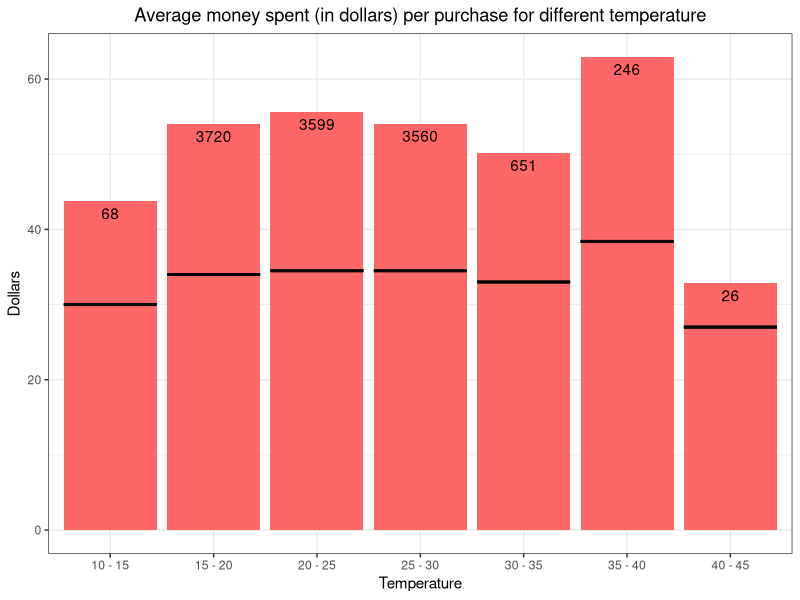
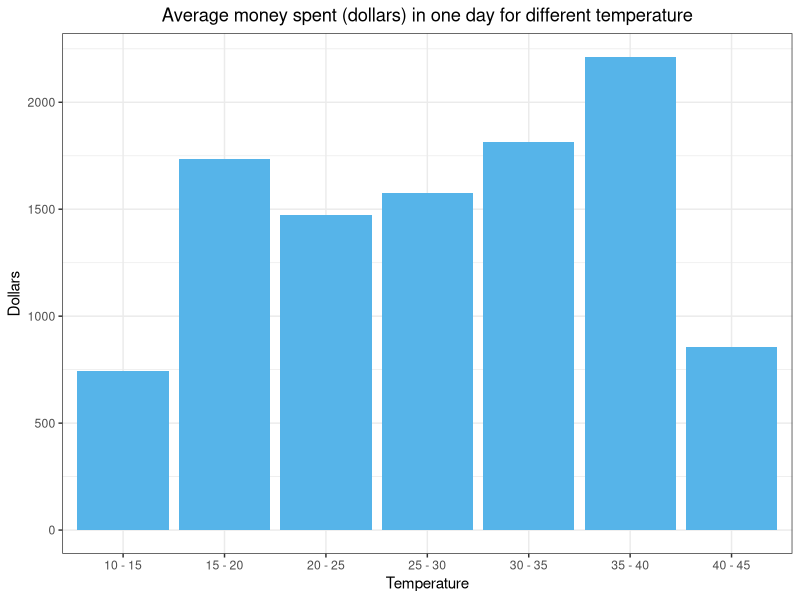
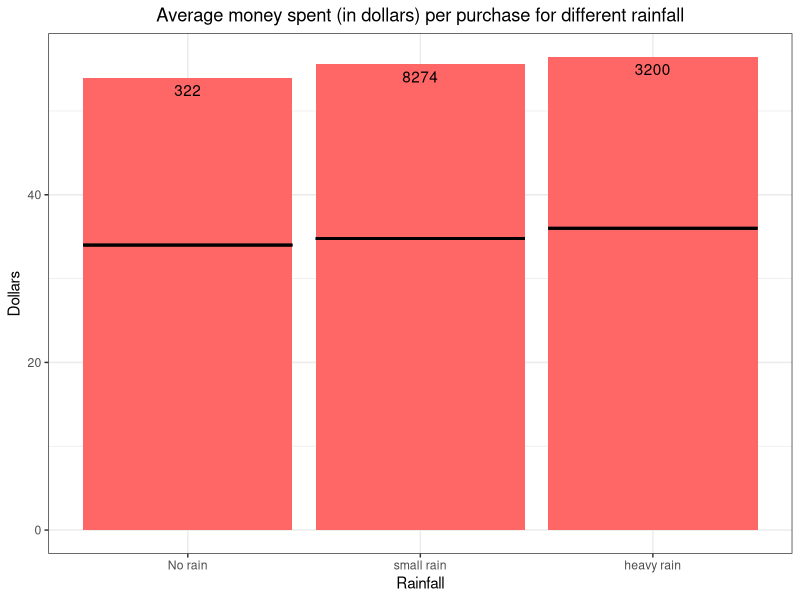
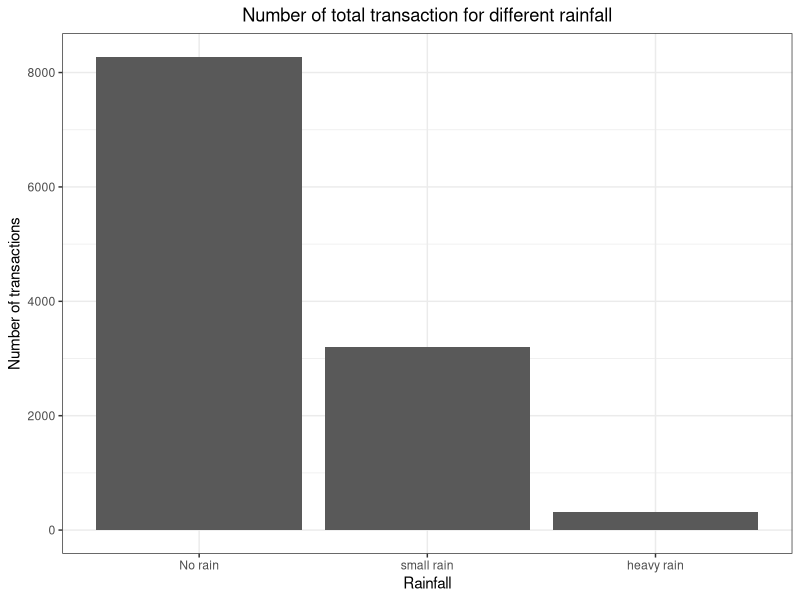
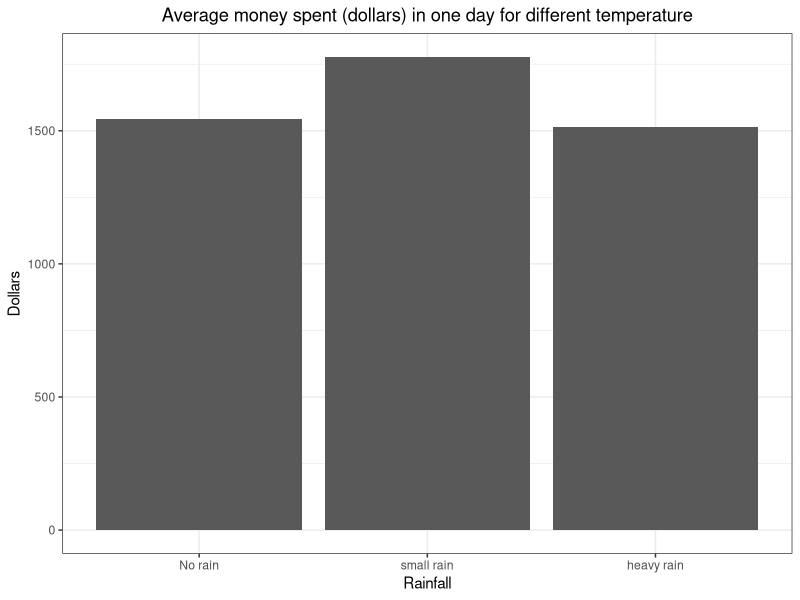
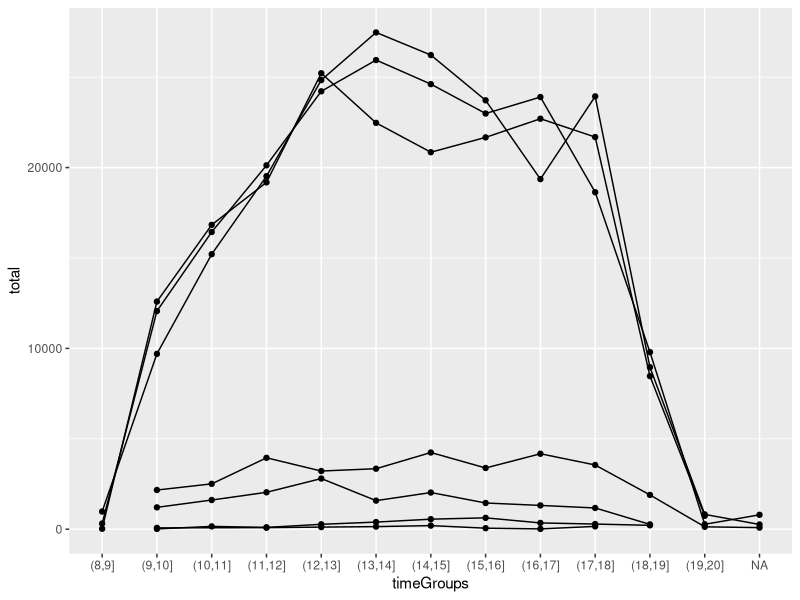
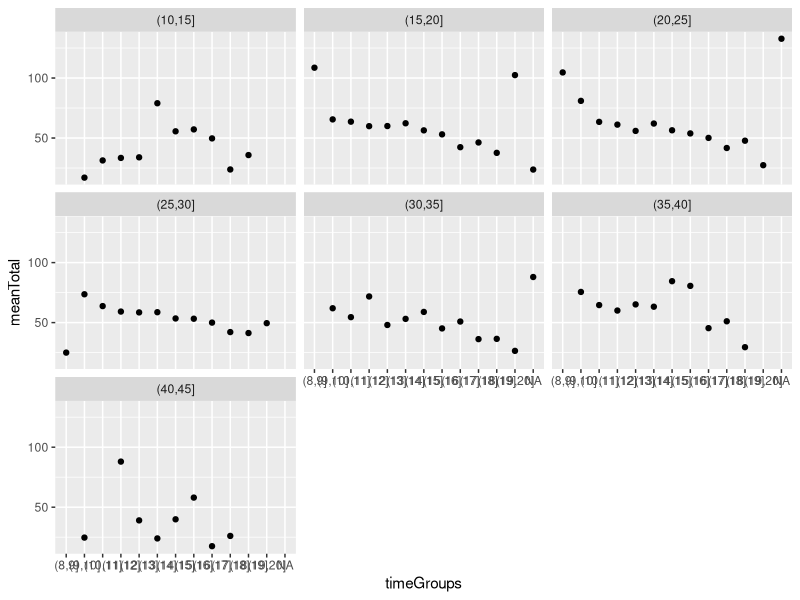

Recreate these plots in R, in order.
## ---- chunk 1

# LOAD DATA
library(ggplot2)
library(tidyr)
library(xtable)
library(knitr)
data = read.csv("data/ProcessedData.csv")


# Quick look at top 6 rows of data
head(data)

## Size of data
dim(data)

## R's classification of data
class(data)
## R's classification of variables
str(data)
#sapply(mtcars, class)
## ---- chunk 2
#The temperature is a quantitative variable. We start by changing it to a qualitative one using ranges that cover 5 degrees Celcius
temp = data$Maximum.temperature..Degree.C.
data$tempGroups = cut(temp, c(10,15,20,25,30,35,40,45))

#Take a look at overall data before looking at the graphs
heatData = data %>% drop_na(Maximum.temperature..Degree.C.)

dataFrame <- data.frame(Rows = c(nrow(data)-nrow(heatData)),
                        Max = c(max(temp)),
                        Min = c(min(temp)),
                        Mean = c(mean(temp)),
                        Median = c(median(temp)))

kable(dataFrame, caption = "Fuck yeah", col.names = c("Missing rows", "Max heat", "Min heat", "Mean maximum heat", "Median of maximum heat"))

#Transaction sizes for each temperature range
meanPerPerson = aggregate(data$Total ~ data$tempGroups, data, mean)
medPerPerson = aggregate(data$Total ~ data$tempGroups, data, median)
transactions = merge(x = meanPerPerson, y = medPerPerson, by='data$tempGroups')
names(transactions) = c('Temperature', 'Mean_total', 'Median_total')

Fre <- as.data.frame(table(data$tempGroups))
colnames(Fre)[1] <- "tempGroups" 
Fre$lab <- as.character(Fre$Freq)
Fre

#Barplot for average money spent with median lines
ggplot(transactions, aes(Temperature, Mean_total), label = Fre$Freq) + geom_bar(stat="identity", position = "dodge", fill = "#FF6666") + ggtitle("Average money spent (in dollars) per purchase for different temperature") + ylab("Dollars") + theme_bw() + theme(plot.title = element_text(hjust = 0.5)) + geom_errorbar(data=transactions, aes(Temperature, ymax = Median_total, ymin = Median_total), size=1, linetype = "solid", inherit.aes = F, width = 0.9) + geom_text(aes(label = Fre$Freq), position = position_dodge(width = 0.9), vjust = 1.5) + scale_x_discrete(labels = c('10 - 15','15 - 20','20 - 25', '25 - 30', '30 - 35', '35 - 40', '40 - 45'))

 #Barplot showing only median
 #ggplot(transactions, aes(Temperature, Median_total)) + geom_bar(stat="identity", position = "dodge", fill = "#56B4E9") + ggtitle("Median how much each person spends (in dollars) for different temperature") + ylab("Median") + theme_bw() + theme(plot.title = element_text(hjust = 0.5))
 
 #ggplot(data, aes(Maximum.temperature..Degree.C., median(Total)), group = 1) + geom_boxplot() + coord_flip()

 #Number of transactions per temperature range
 #barplot(table(data$tempGroups))

## ---- chunk 3
 
 #Total money spent for each temperature range
 totalPerDay = aggregate(data$Total ~ data$tempGroups, data, sum)
 nrOfDaysPerTemp = aggregate(data$Date ~ data$tempGroups, data, function(x) length(unique(x)))
 totals = merge(x = totalPerDay, y = nrOfDaysPerTemp, by='data$tempGroups')
 names(totals) = c('Temperature', 'Total', 'NrOfDays')
 totals['meanPerDay'] = round(totals$Total / totals$NrOfDays, 1)
 
 ggplot(totals, aes(Temperature, meanPerDay)) + geom_bar(stat="identity", position = "dodge") + geom_bar(stat="identity", position = "dodge", fill = "#56B4E9") + ggtitle("Average money spent (dollars) in one day for different temperature") + ylab("Dollars") + theme_bw() + theme(plot.title = element_text(hjust = 0.5)) + scale_x_discrete(labels = c('10 - 15','15 - 20','20 - 25', '25 - 30', '30 - 35', '35 - 40', '40 - 45'))
 
## ---- chunk 4
rainData = data %>% drop_na(Rainfall.amount..millimetres.)
rain = rainData$Rainfall.amount..millimetres.

dataFrame <- data.frame(Rows = c(nrow(data)-nrow(rainData)),
                        Max = c(max(rain)),
                        Min = c(min(rain)),
                        Mean = c(mean(rain)),
                        Median = c(median(rain)))

kable(dataFrame, caption = "Fuck yeah", col.names = c("Missing rows", "Max rainfall", "Min rainfall", "Mean rainfall", "Median of rainfall"))

## ---- chunk 5
#We start by changing the rainfall from a quantitative variable to a qualitative one
rainData$rainGroups = cut(rain, c(0,0.1,15,70), include.lowest = TRUE)

#Transaction sizes for each temperature range
meanPerPerson = aggregate(rainData$Total ~ rainData$rainGroups, rainData, mean)
medPerPerson = aggregate(rainData$Total ~ rainData$rainGroups, data, median)
transactions = merge(x = meanPerPerson, y = medPerPerson, by='rainData$rainGroups')
names(transactions) = c('Rainfall', 'Mean_total', 'Median_total')

FreRain <- as.data.frame(table(rainData$rainGroups))
colnames(FreRain)[1] <- "rainGroups" 


#Barplot for average money spent with median lines
ggplot(transactions, aes(Rainfall, Mean_total)) + geom_bar(stat="identity", position = "dodge", fill = "#FF6666") + ggtitle("Average money spent (in dollars) per purchase for different rainfall") + ylab("Dollars") + xlab("Rainfall") + theme_bw() + theme(plot.title = element_text(hjust = 0.5)) + geom_errorbar(data=transactions, aes(Rainfall, ymax = Median_total, ymin = Median_total), size=1, linetype = "solid", inherit.aes = F, width = 0.9) + geom_text(aes(label = FreRain$Freq), position = position_dodge(width = 0.9), vjust = 1.5) + scale_x_discrete(labels = c('No rain','small rain', 'heavy rain'))


 #Number of transactions for each rainfall range
 ggplot(rainData, aes(rainGroups)) + geom_bar() + scale_x_discrete(labels = c('No rain','small rain', 'heavy rain')) + ylab("Number of transactions") + xlab("Rainfall") + theme_bw() + ggtitle("Number of total transaction for different rainfall") + theme(plot.title = element_text(hjust = 0.5))
 
 FreRain
 
 
 #Total money spent for each temperature range
 totalPerDay = aggregate(rainData$Total ~ rainData$rainGroups, rainData, sum)
 nrOfDaysPerRain = aggregate(rainData$Date ~ rainData$rainGroups, rainData, function(x) length(unique(x)))
 totals = merge(x = totalPerDay, y = nrOfDaysPerRain, by='rainData$rainGroups')
 names(totals) = c('Rainfall', 'Total', 'NrOfDays')
 totals['meanPerDay'] = round(totals$Total / totals$NrOfDays, 1)
 
 ggplot(totals, aes(Rainfall, meanPerDay)) + geom_bar(stat="identity", position = "dodge") + scale_x_discrete(labels = c('No rain','small rain', 'heavy rain')) + ylab("Dollars") + xlab("Rainfall") + theme_bw() + ggtitle("Average money spent (dollars) in one day for different temperature") + theme(plot.title = element_text(hjust = 0.5))

## ---- chunk 6
hour = as.integer(substr(data$Time, 0, 2))
data$timeGroups = cut(hour, seq(8,20,1))
table(data$timeGroups)

#Total money made per time gap
library(dplyr)
test = data %>%
    group_by(timeGroups, tempGroups) %>% 
    summarize(total = sum(Total) ) 

ggplot(test, aes(x = timeGroups, y = total)) + geom_point() + geom_line(aes(group=tempGroups))


#average money spent by customer per transaction, note
testMean = data %>%
    group_by(timeGroups, tempGroups) %>% 
    summarize(meanTotal = mean(Total) ) 

ggplot(testMean, aes(x = timeGroups, y = meanTotal)) + geom_point() + facet_wrap(~tempGroups)

